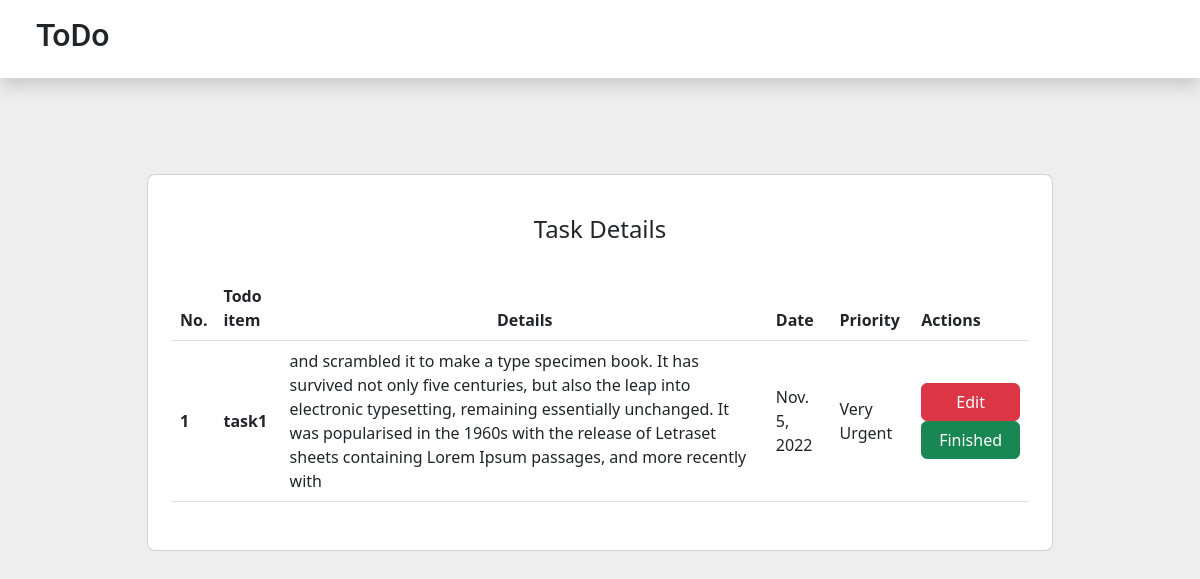
Screenshot of /details/9 with the database file from the repository.
### todoapp/models.py (models this page shows, shortened)
class Task(models.Model):
    name=models.CharField(max_length=25)
    details=models.TextField(max_length=750)
    priority=models.CharField(max_length=500)
    date=models.DateField()
    user=models.ForeignKey(settings.AUTH_USER_MODEL, on_delete=models.CASCADE)

### todoapp/views.py (the view)
# urls.py: path('details/<pk>',views.TaskDetailView.as_view(),name='cbvdetail'),
class TaskDetailView(DetailView):
    model = Task
    template_name = 'details.html'
    context_object_name = 'task'

### templates/details.html (shortened to what this page needs)
<!DOCTYPE html>
<html lang="en">
<head>
    <link href="https://cdn.jsdelivr.net/npm/bootstrap@5.2.2/dist/css/bootstrap.min.css" rel="stylesheet">
</head>
<body class="" style="background-color: rgb(238,238,238);">
    <header>
    <header class="shadow" style="background-color:#ffff;">
        <div class="row  mb-5">
            <div class="col-md-6 col-9 p-3 ps-5">
                <h2 style="font-family: 'Roboto', sans-serif;"><a class="nav-link" href="/">ToDo</a></h2>
            </div>
            <div class="col-md-6 col-3 my-auto">
                <nav class="navbar navbar-expand-lg">
                    </nav>
            </div>
        </div>
        </header>
    </header>
    <section>
        <div class="container">
            <div class="col-md-10 col-12 m-auto">
                <section >
                    <div class="container py-5 h-100 ">
                      <div class="row d-flex justify-content-center align-items-center h-100">
                        <div class="">
                          <div class="card rounded-3" style="background-color: #ffff;">
                            <div class="card-body p-4">
                              <h4 class="text-center my-3 pb-3">Task Details</h4>
                                <div class="table-responsive">
                              <table class="table  mb-4 align-middle col-12 ">
                                <thead>
                                  <tr class="">
                                    <th scope="col">No.</th>
                                    <th scope="col">Todo item</th>
                                    <th scope="col" class="text-center">Details</th>
                                    <th scope="col">Date</th>
                                    <th scope="col">Priority</th>
                                    <th scope="col">Actions</th>
                                  </tr>
                                </thead>
                                <tbody>
                                  <tr>
                                    <th scope="row">1</th>
                                    <td class="fw-bold ">{{task.name}}</td>
                                    <td>
                                    <div class="overflow-auto" style="overflow-y: scroll;">
                                    {{task.details}}
                                    </div>
                                    </td>
                                    <td>{{task.date}}</td>
                                    <td>{{task.priority}}</td>
                                    <td>
                                      <a href="{% url 'cbvupdate' task.id %}" class="btn btn-danger w-100">Edit</button>
                                      <a href="{% url 'cbvdelete' task.id %}" class="btn btn-success  w-100">Finished</button>
                                    </td>
                                  </tr>
                                </tbody>
                              </table>
                              </div>
                            </div>
                          </div>
                        </div>
                      </div>
                    </div>
                  </section>
            </div>
        </div>
    </section>
</body>
</html>

### rows the page displays
Task: name "task1", details "and scrambled it to make a type specimen book. It has survived not only five centuries, but also the leap into electronic typesetting, remaining essentially unchanged. It was popularised in the 1960s with the release of Letraset sheets containing Lorem Ipsum passages, and more recently with", date "Nov. 5, 2022", priority "Very Urgent"
